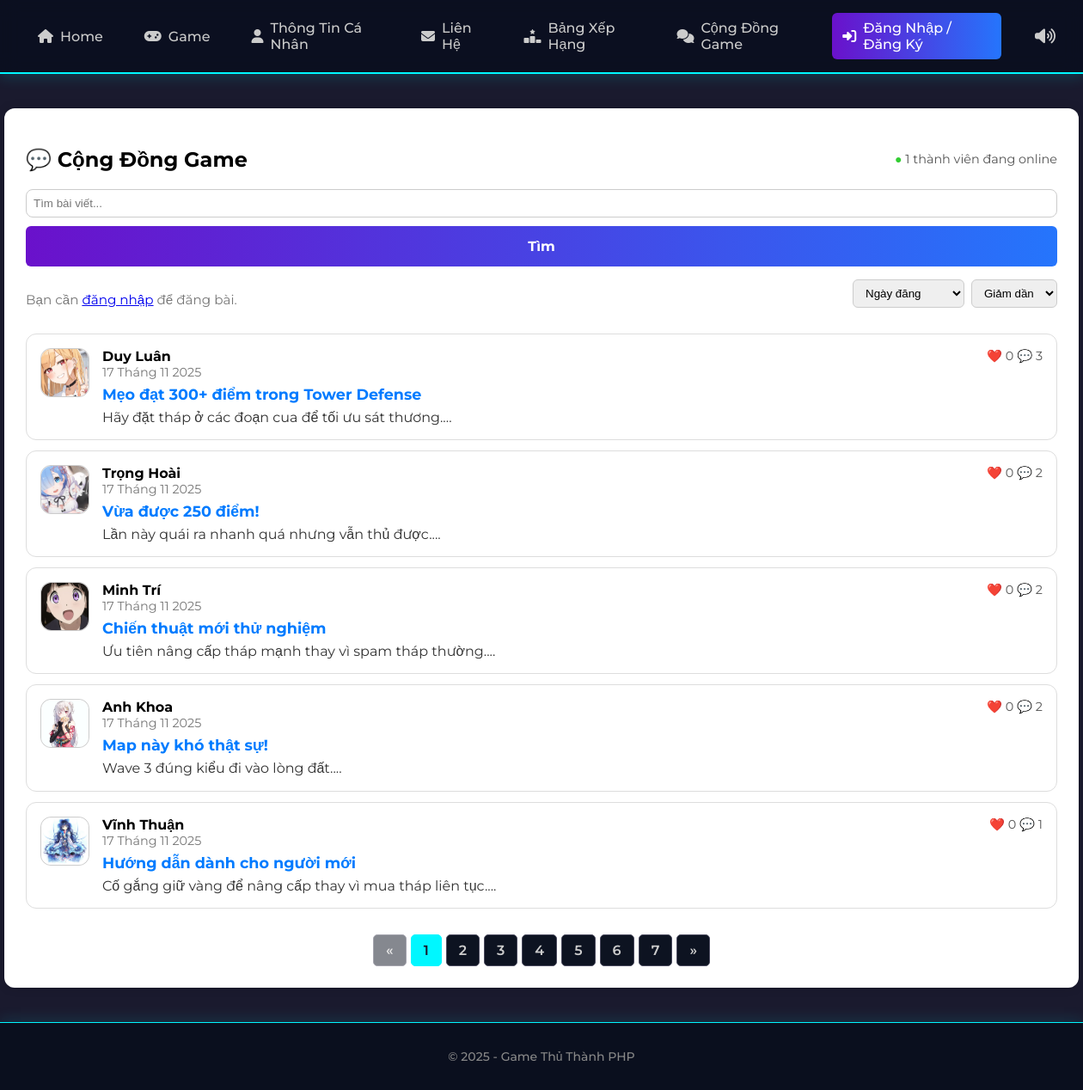
The app's page /forum_list.php with its own data.
### tables this page shows
CREATE TABLE IF NOT EXISTS posts (
  id INT AUTO_INCREMENT PRIMARY KEY,
  user_id INT NOT NULL,
  title VARCHAR(200) NOT NULL,
  content TEXT,
  screenshot_url VARCHAR(255),
  featured TINYINT(1) NOT NULL DEFAULT 0,
  created_at TIMESTAMP DEFAULT CURRENT_TIMESTAMP,
  FOREIGN KEY (user_id) REFERENCES users(id) ON DELETE CASCADE
);

CREATE TABLE IF NOT EXISTS users (
  id INT AUTO_INCREMENT PRIMARY KEY,
  name VARCHAR(100),
  email VARCHAR(100) UNIQUE,
  password VARCHAR(255),
  avatar VARCHAR(255) DEFAULT 'uploads/avatar/default.png',
  secret_code VARCHAR(255) NOT NULL,
  bio VARCHAR(255) NULL DEFAULT NULL,
  created_at DATETIME DEFAULT CURRENT_TIMESTAMP,
  last_activity DATETIME NULL,
  role VARCHAR(20) NOT NULL DEFAULT 'user',
  last_login DATETIME NULL,
  is_locked TINYINT(1) NOT NULL DEFAULT 0
);

### forum_list.php (the view, shortened to what this page needs)
<?php
include 'includes/header.php';
$sqlOnline = "
    SELECT COUNT(*) AS total
    FROM users
    WHERE last_activity >= NOW() - INTERVAL 60 SECOND
";
$onlineCount = $conn->query($sqlOnline)->fetch_assoc()['total'] ?? 0;
$q = trim($_GET['q'] ?? '');
$perPage = 5;
$page = max(1, intval($_GET['page'] ?? 1));
$offset = ($page - 1) * $perPage;
$where = "";
$params = [];
$types = "";
$sqlCount = "SELECT COUNT(*) AS total FROM posts p $where";
$stmtCount = $conn->prepare($sqlCount);
$stmtCount->execute();
$total = $stmtCount->get_result()->fetch_assoc()['total'] ?? 0;
$totalPages = max(1, ceil($total / $perPage));
$sort = $_GET['sort'] ?? 'date';
$order = ($_GET['order'] ?? 'desc') === 'asc' ? 'ASC' : 'DESC';
switch ($sort) {
    default:
        $orderBy = "p.created_at $order";
}
$sql = "
    SELECT p.*, u.name AS author, u.avatar,
       (SELECT COUNT(*) FROM post_likes pl WHERE pl.post_id = p.id) AS like_count,
       (SELECT COUNT(*) FROM comments c WHERE c.post_id = p.id) AS comment_count
        FROM posts p
        JOIN users u ON u.id = p.user_id
        $where
        ORDER BY $orderBy
        LIMIT ? OFFSET ?
";
$stmt = $conn->prepare($sql);
$types2 = $types . "ii";
$params2 = $params;
$params2[] = $perPage;
$params2[] = $offset;
$stmt->bind_param($types2, ...$params2);
$stmt->execute();
$result = $stmt->get_result();
?>
<div class="forum-container">
  <div style="display:flex; justify-content:space-between; align-items:center;">
      <h2>💬 Cộng Đồng Game</h2>
      <div style="font-size:0.9em; color:#555;">
          <span style="color:limegreen; font-size:14px;">●</span>
          <?= $onlineCount ?> thành viên đang online
      </div>
  </div>
  <form method="get" style="position:relative; margin-bottom:15px; display:flex; gap:8px;">
    <div style="flex:1; position:relative;">
      <input type="text" name="q" id="searchInput" placeholder="Tìm bài viết..."
             value="<?= htmlspecialchars($q) ?>"
             autocomplete="off"
             style="width:100%;padding:8px;border-radius:8px;border:1px solid #ccc;">
             <button class="btn-send">Tìm</button>
    </div>
  </form>
  <div style="margin-bottom:15px; display:flex; justify-content:space-between; align-items:center;">
    <div>
        <?php if (isset($_SESSION['user'])): ?>
            <a href="forum_create_post.php" class="btn-send">✍️ Đăng bài mới</a>
        <?php else: ?>
            <span class="muted">Bạn cần <a href="auth.php">đăng nhập</a> để đăng bài.</span>
        <?php endif; ?>
    </div>
    <form method="get" style="display:flex; gap:8px;">
        <select name="sort" onchange="this.form.submit()"
        style="padding:7px 10px; border-radius:6px; border:1px solid #ccc;">
            <option value="date"     <?= ($sort ?? '')=='date' ? 'selected':'' ?>>Ngày đăng</option>
        </select>
        <select name="order" onchange="this.form.submit()"
                style="padding:7px 10px; border-radius:6px; border:1px solid #ccc;">
            <option value="desc" <?= ($order ?? '')=='DESC' ? 'selected':'' ?>>Giảm dần</option>
        </select>
    </form>
</div>
  <?php if ($total == 0): ?>
    <p class="muted">Không có bài phù hợp.</p>
  <?php else: ?>
    <div class="forum-list">
<?php while ($row = $result->fetch_assoc()): ?>
  <div class="forum-card" data-href="forum_view.php?id=<?= $row['id'] ?>" onclick="goToPost(event, this)">
    <div class="forum-icon">
    <img src="<?= $row['avatar'] ?: 'uploads/default.png' ?>"
     alt="avatar" class="avatar-img">
</div>
    <div class="forum-content">
    <div class="author" style="font-weight:bold; color:#000;">
        <?= htmlspecialchars($row['author']) ?>
    </div>
    <?php
    $date = new DateTime($row['created_at']);
    $monthNames = [
        1 => 'Tháng 1', 2 => 'Tháng 2', 3 => 'Tháng 3', 4 => 'Tháng 4',
        5 => 'Tháng 5', 6 => 'Tháng 6', 7 => 'Tháng 7', 8 => 'Tháng 8',
        9 => 'Tháng 9', 10 => 'Tháng 10', 11 => 'Tháng 11', 12 => 'Tháng 12'
    ];
    $formattedDate = $date->format('d') . ' ' . $monthNames[(int)$date->format('m')] . ' ' . $date->format('Y');
    ?>
    <div class="date" style="font-size:0.9em; color:#777;">
        <?= $formattedDate ?>
    </div>
    <a class="forum-title"
       href="forum_view.php?id=<?= $row['id'] ?>"
       style="display:block; font-size:1.1em; font-weight:bold; margin:6px 0;">
        <?= htmlspecialchars($row['title']) ?>
    </a>
    <div class="forum-excerpt">
        <?= nl2br(htmlspecialchars(mb_substr($row['content'], 0, 160))) ?>...
    </div>
</div>
    <div class="forum-stats">
        ❤️ <?= $row['like_count'] ?>   💬  <?= $row['comment_count'] ?>
    </div>
</div>
<?php endwhile; ?>
</div>
    <?php if ($totalPages > 1): ?>
<div class="pagination">
    <a class="<?= $page <= 1 ? 'disabled' : '' ?>"
       href="<?= $page > 1
            ? '?page='.($page-1).'&q='.urlencode($q).'&sort='.$sort.'&order='.$order
            : '#' ?>">
       «
    </a>
    <?php for ($p = 1; $p <= $totalPages; $p++): ?>
        <a class="<?= $p == $page ? 'active' : '' ?>"
           href="?page=<?= $p ?>&q=<?= urlencode($q) ?>&sort=<?= $sort ?>&order=<?= $order ?>">
            <?= $p ?>
        </a>
    <?php endfor; ?>
    <a class="<?= $page >= $totalPages ? 'disabled' : '' ?>"
       href="<?= $page < $totalPages
            ? '?page='.($page+1).'&q='.urlencode($q).'&sort='.$sort.'&order='.$order
            : '#' ?>">
       »
    </a>
</div>
<?php endif; ?>
  <?php endif; ?>
</div>
<?php include 'includes/footer.php'; ?>

### includes/header.php (shortened to what this page needs)
<!DOCTYPE html>
<html lang="vi">
<head>
    <link rel="stylesheet" href="assets/style.css">
    <link rel="stylesheet" href="https://cdnjs.cloudflare.com/ajax/libs/font-awesome/6.5.0/css/all.min.css">
    </head>
<body style="font-family: 'Montserrat', sans-serif;">
<?php include "includes/navbar.php"; ?>

### includes/navbar.php (shortened to what this page needs)
<?php
$currentPage = basename($_SERVER['PHP_SELF']);
$isGamePage = ($currentPage === 'game.php');
?>
<nav class="navbar">
    <div class="nav-left">
        <a href="index.php"><i class="fa-solid fa-house"></i> Home</a>
        <a href="game.php"><i class="fa-solid fa-gamepad"></i> Game</a>
        <a href="profile.php"><i class="fa-solid fa-user"></i> Thông Tin Cá Nhân</a>
        <a href="contact.php"><i class="fa-solid fa-envelope"></i> Liên Hệ</a>
        <a href="leaderboard.php"><i class="fa-solid fa-ranking-star"></i> Bảng Xếp Hạng</a>
        <a href="forum_list.php"><i class="fa-solid fa-comments"></i> Cộng Đồng Game</a>
    </div>
    <div class="nav-right">
        <?php if (isset($_SESSION['user'])): ?>
            <span class="user-name">
                <i class="fa-solid fa-circle-user"></i>
                Xin chào, <strong><?php echo htmlspecialchars($_SESSION['user']['name']); ?></strong>
            </span>
            <a href="logout.php" class="logout-btn"><i class="fa-solid fa-right-from-bracket"></i> Đăng Xuất</a>
        <?php else: ?>
            <a href="auth.php" class="login-btn"><i class="fa-solid fa-right-to-bracket"></i> Đăng Nhập / Đăng Ký</a>
        <?php endif; ?>
        <?php if (!$isGamePage): ?>
        <div id="volume-control" class="volume-btn">
            <i class="fa-solid fa-volume-xmark"></i>
        </div>
        <?php endif; ?>
    </div>
</nav>

### includes/footer.php (shortened to what this page needs)
<footer>
    <p>&copy; <?php echo date("Y"); ?> - Game Thủ Thành PHP</p>
</footer>
</body>
</html>

### assets/css/base.css (style rules this page uses)
body { font-family: Arial, sans-serif; background: #f9f9f9; margin: 0; padding: 0; display: grid; grid-template-rows: auto 1fr auto; min-height: 100vh; }
html, body { height: 100%; margin: 0; }

### assets/css/navbar.css (style rules this page uses)
.navbar { display: flex; justify-content: space-between; align-items: center; background: #333; padding: 0 40px; height: 60px; }
.navbar a { color: white; text-decoration: none; margin: 0 30px; font-weight: 500; transition: color 0.2s ease; }
.nav-left { display: flex; align-items: center; padding: 0; }
.nav-right a { font-weight: bold; }

### assets/css/game.css (style rules this page uses)
.muted { color: #666; font-size: 0.95em; }

### assets/css/contact.css (style rules this page uses)
.btn-send { background: #ffd700; color: #222; border: none; padding: 12px 20px; font-size: 18px; font-weight: bold; border-radius: 30px; cursor: pointer; transition: 0.3s; }

### assets/css/forum.css (style rules this page uses)
.forum-container { width: 1200px; margin: 40px auto; background: #fff; padding: 25px; border-radius: 12px; box-shadow: 0 0 12px rgba(0,0,0,0.15); }
.forum-card { display: flex; justify-content: space-between; align-items: flex-start; gap: 15px; padding: 16px; border-radius: 12px; border: 1px solid #ddd; background: #fff; margin-bottom: 12px; transition: 0.25s; }
.forum-icon { font-size: 35px; }
.forum-title { font-size: 20px; font-weight: bold; color: #007bff; text-decoration: none; }
.forum-excerpt { color: #333; margin-top: 6px; }
.muted { color: #777; }
.forum-icon { width: 55px; height: 55px; border-radius: 12px; border: 1px solid #ccc; background: #f5f5f5; font-size: 26px; display: flex; align-items: center; justify-content: center; color: #555; }
.pagination { display: flex; justify-content: center; margin-top: 20px; gap: 8px; }
.pagination a { padding: 8px 14px; background: #f1f1f1; border-radius: 8px; text-decoration: none; color: #333; font-weight: 500; border: 1px solid #ddd; transition: 0.25s; }
.pagination .active { background: #007bff; color: white; font-weight: 600; border: 1px solid #007bff; cursor: default; }
.pagination .disabled { opacity: 0.5; pointer-events: none; }
.btn-send { background-color: #007bff; color: #ffffff; border: none; padding: 8px 16px; border-radius: 8px; font-weight: bold; font-size: 15px; text-decoration: none; cursor: pointer; transition: background-color 0.2s ease-in-out, transform 0.1s ease; }
.forum-container form[method="get"] { position: relative; margin-bottom: 15px; display: flex; gap: 8px; }
.forum-container form[method="get"] > div:first-child { flex: 1; position: relative; }
#searchInput { width: 100%; padding: 8px; border-radius: 8px; border: 1px solid #ccc; box-sizing: border-box; }
.forum-container form[method="get"] + div { margin-bottom: 15px; }
.forum-stats { text-align: right; white-space: nowrap; font-size: 0.9em; color: #555; margin-left: 15px; }
.forum-card { display: flex; justify-content: space-between; align-items: flex-start; }
.forum-content { flex: 1; }
.forum-excerpt { line-height: 1.2em; max-height: calc(1.2em * 1); overflow: hidden; }
.avatar-img { width: 100%; height: 100%; border-radius: 12px; object-fit: cover; }

### assets/css/footer.css (style rules this page uses)
footer { background: #222; color: white; text-align: center; padding: 10px; }

### records on screen
posts: user.avatar (picture), user.name "Duy Luân", created_at "17 Tháng 11 2025", title "Mẹo đạt 300+ điểm trong Tower Defense", content "Hãy đặt tháp ở các đoạn cua để tối ưu sát thương.", like_count "0", comment_count "3"
posts: user.avatar (picture), user.name "Trọng Hoài", created_at "17 Tháng 11 2025", title "Vừa được 250 điểm!", content "Lần này quái ra nhanh quá nhưng vẫn thủ được.", like_count "0", comment_count "2"
posts: user.avatar (picture), user.name "Minh Trí", created_at "17 Tháng 11 2025", title "Chiến thuật mới thử nghiệm", content "Ưu tiên nâng cấp tháp mạnh thay vì spam tháp thường.", like_count "0", comment_count "2"
posts: user.avatar (picture), user.name "Anh Khoa", created_at "17 Tháng 11 2025", title "Map này khó thật sự!", content "Wave 3 đúng kiểu đi vào lòng đất.", like_count "0", comment_count "2"
posts: user.avatar (picture), user.name "Vĩnh Thuận", created_at "17 Tháng 11 2025", title "Hướng dẫn dành cho người mới", content "Cố gắng giữ vàng để nâng cấp thay vì mua tháp liên tục.", like_count "0", comment_count "1"

### other values on screen
$onlineCount "1"
